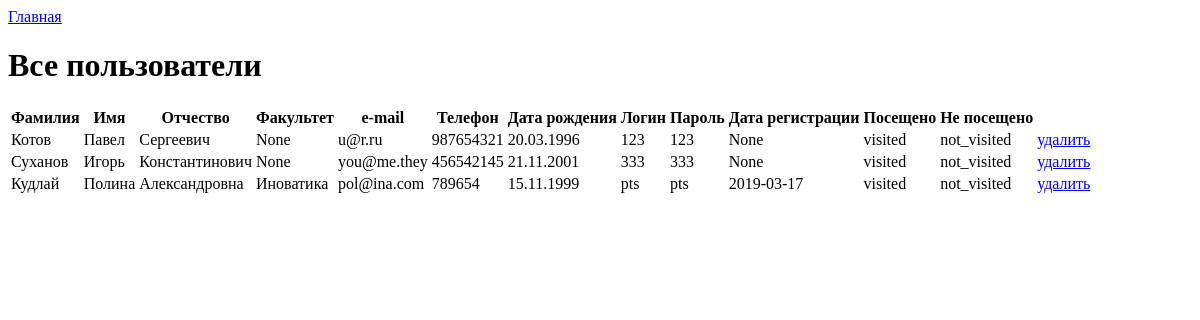
The app's page /allusers, older data.
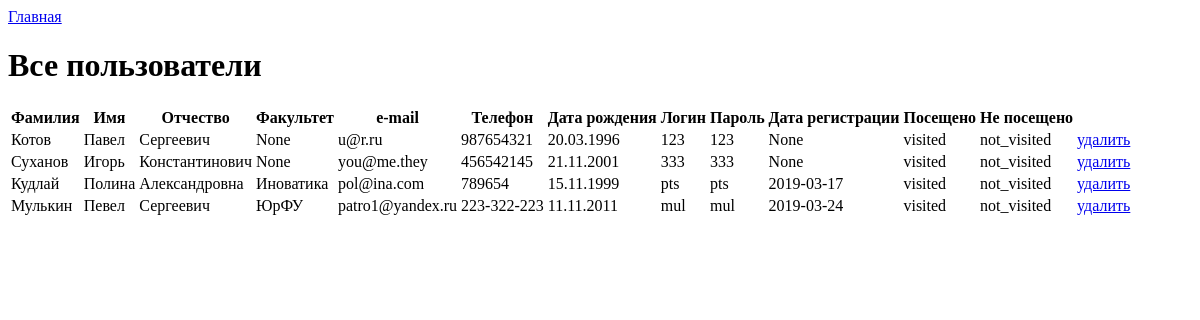
The same page, newer data.
### tables this page shows
CREATE TABLE "person" (
	"id_prsn"	INTEGER NOT NULL PRIMARY KEY AUTOINCREMENT UNIQUE,
	"surname_prsn"	TEXT NOT NULL,
	"name_prsn"	TEXT NOT NULL,
	"patronymic_prsn"	TEXT,
	"faculty"	TEXT,
	"email"	TEXT NOT NULL,
	"phone"	TEXT NOT NULL,
	"birthday"	TEXT NOT NULL,
	"login"	TEXT NOT NULL,
	"password"	TEXT NOT NULL,
	"date_reg"	TEXT
);

### runapp.py (the view)
@app.route('/allusers')
def allusers():
    conn = sqlite3.connect("sql/volonteer.db")
    cur = conn.cursor()
    cur.execute('SELECT * FROM person')
    persons = cur.fetchall()
    conn.close()
    return render_template('allusers.html', persons=persons)

### templates/allusers.html (shortened to what this page needs)
{%extends "basic.html"%}
{%block body%}
<h1>Все пользователи</h1>
<table>
	<thead>
	<th>Фамилия</th><th>Имя</th><th>Отчество</th><th>Факультет</th><th>e-mail</th><th>Телефон</th><th>Дата рождения</th><th>Логин</th><th>Пароль</th><th>Дата регистрации</th><th>Посещено</th><th>Не посещено</th><th></th>
	</thead>
	{%for pers in persons%}
	<tr>
	<td>{{pers[1]}}</td><td>{{pers[2]}}</td><td>{{pers[3]}}</td><td>{{pers[4]}}</td><td>{{pers[5]}}</td><td>{{pers[6]}}</td><td>{{pers[7]}}</td><td>{{pers[8]}}</td><td>{{pers[9]}}</td><td>{{pers[10]}}</td><td>visited</td><td>not_visited</td><td><a href="/deluser?idu={{pers[0]}}">удалить</a></td>
	</tr>
	{%endfor%}
</table>
{%endblock%}

### templates/basic.html (shortened to what this page needs)
<!DOCTYPE html>
<html>
<head>
</head>
<body>
<div class="menu"><a href = "/">Главная</a></menu>
{%block body%}{%endblock%}
</body>
</html>

Row changes from the older to the newer data that the page shows:
added person: surname_prsn "Мулькин", name_prsn "Певел", patronymic_prsn "Сергеевич", faculty "ЮрФУ", email "patro1@yandex.ru", phone "223-322-223", birthday "11.11.2011", login "mul", password "mul", date_reg "2019-03-24"
